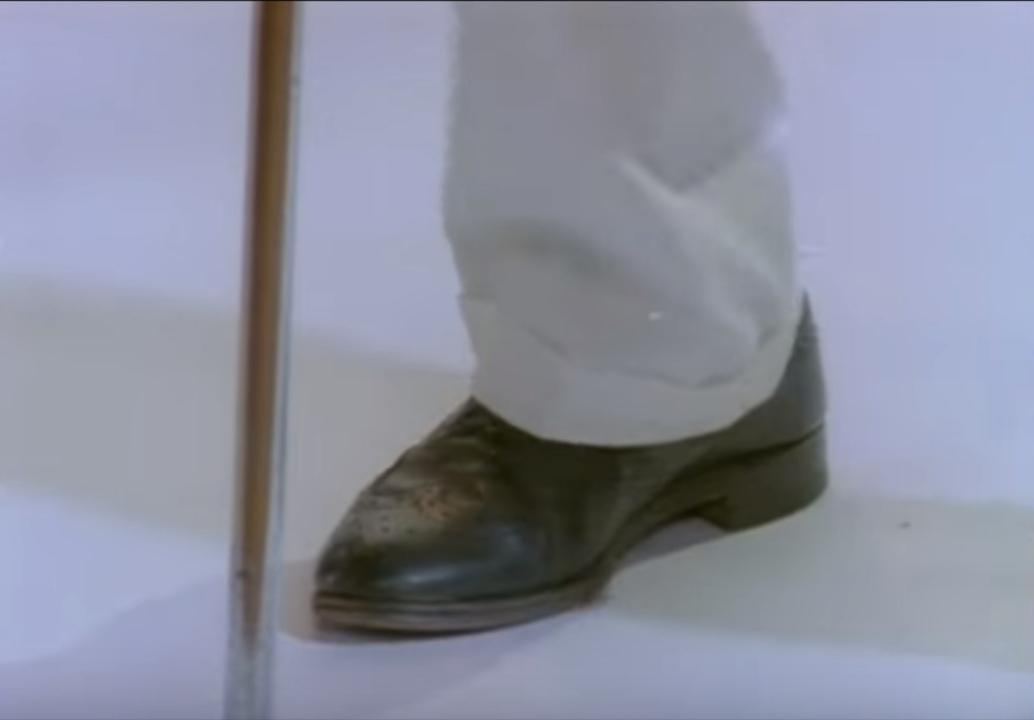
#> input picture samples/foot.jpeg, 1034 x 720 px
$ python -i generator.py   (imports and definitions only)
#> lines starting #> are read from the running program, lines starting #| are printed output that depends on the picture
import os
import argparse
from PIL import Image

# define constants
COMMENT_WIDTH = 25
COMMENT_HEIGHT = 13
FINAL_WIDTH = 2 * COMMENT_WIDTH
FINAL_HEIGHT = 4 * COMMENT_HEIGHT
PROPORTION = FINAL_WIDTH / FINAL_HEIGHT
BRAILLE_SIZE = 192
BRAILLE_CHARACTERS = "".join(
    [
        "⡀⡁⡂⡃⡄⡅⡆⡇⡈⡉⡊⡋⡌⡍⡎⡏",
        "⡐⡑⡒⡓⡔⡕⡖⡗⡘⡙⡚⡛⡜⡝⡞⡟",
        "⡠⡡⡢⡣⡤⡥⡦⡧⡨⡩⡪⡫⡬⡭⡮⡯",
        "⡰⡱⡲⡳⡴⡵⡶⡷⡸⡹⡺⡻⡼⡽⡾⡿",
        "⢀⢁⢂⢃⢄⢅⢆⢇⢈⢉⢊⢋⢌⢍⢎⢏",
        "⢐⢑⢒⢓⢔⢕⢖⢗⢘⢙⢚⢛⢜⢝⢞⢟",
        "⢠⢡⢢⢣⢤⢥⢦⢧⢨⢩⢪⢫⢬⢭⢮⢯",
        "⢰⢱⢲⢳⢴⢵⢶⢷⢸⢹⢺⢻⢼⢽⢾⢿",
        "⣀⣁⣂⣃⣄⣅⣆⣇⣈⣉⣊⣋⣌⣍⣎⣏",
        "⣐⣑⣒⣓⣔⣕⣖⣗⣘⣙⣚⣛⣜⣝⣞⣟",
        "⣠⣡⣢⣣⣤⣥⣦⣧⣨⣩⣪⣫⣬⣭⣮⣯",
        "⣰⣱⣲⣳⣴⣵⣶⣷⣸⣹⣺⣻⣼⣽⣾⣿",
    ]
)
# [1 line that did not run here, left out]


# [19 lines left out: function threshold, not called in this run]


def resize(image: Image) -> Image:
    return image.resize((FINAL_WIDTH, FINAL_HEIGHT))


# [13 lines left out: function crop, not called in this run]


def extract_subimage(image: Image, x: int, y: int) -> Image:
    return image.crop((x, y, x + 2, y + 4))


# [29 lines left out: function get_ascii_character, not called in this run]


def get_ascii_image(image: Image) -> list:
    width, height = image.size
    ascii_image = []

    for y in range(0, height, 4):
        ascii_row = []
        for x in range(0, width, 2):
            subimage = extract_subimage(image, x, y)
            ascii_row.append(get_ascii_character(subimage))

        ascii_image.append(ascii_row)

    return ascii_image


def print_ascii(a: list):
    for r in a:
        print("".join(r))


# [35 lines not run here, left out]

>>> import cv2
>>> picture = cv2.imread('../samples/foot.jpeg', cv2.IMREAD_GRAYSCALE)
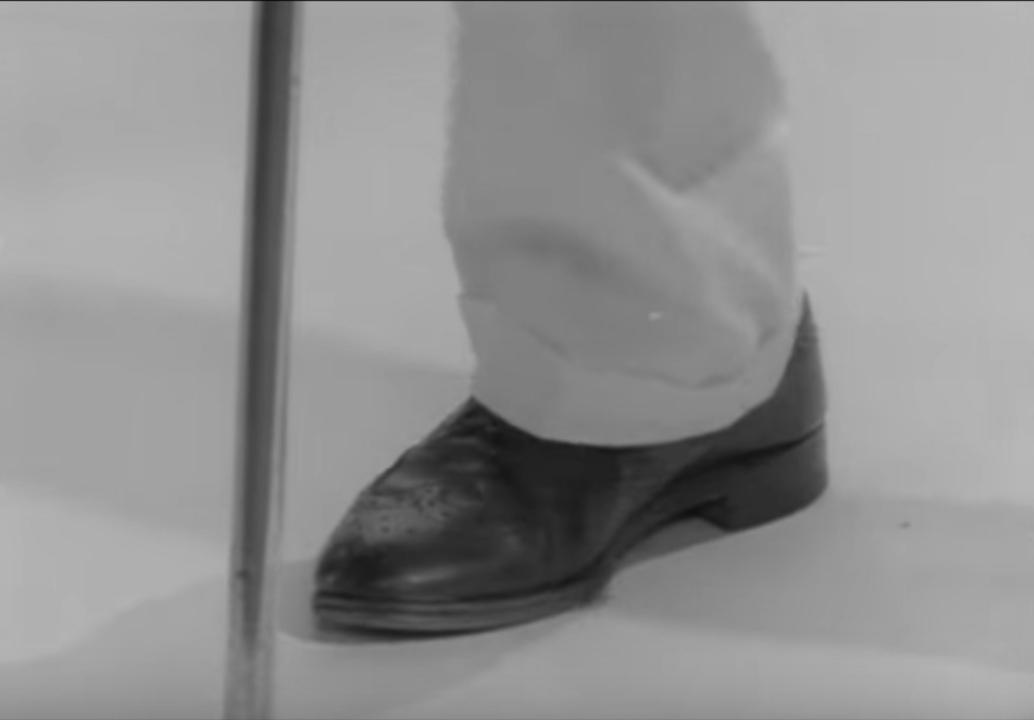
#> picture: shape (720, 1034); min 12, max 188, mean 144.2
#> (the run stopped early here; a loop or call above may not have finished)
